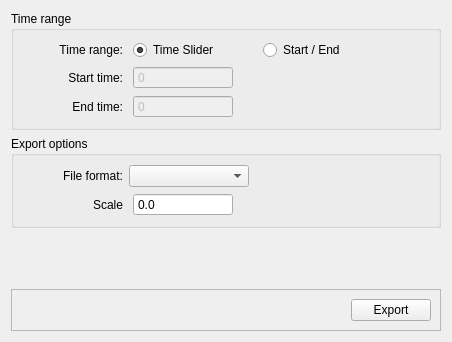
<?xml version="1.0" encoding="UTF-8"?>
<ui version="4.0">
 <class>Form</class>
 <widget class="QWidget" name="Form">
  <property name="geometry">
   <rect>
    <x>0</x>
    <y>0</y>
    <width>452</width>
    <height>342</height>
   </rect>
  </property>
  <property name="windowTitle">
   <string>Export keyframe data</string>
  </property>
  <layout class="QVBoxLayout" name="verticalLayout_3">
   <item>
    <widget class="QGroupBox" name="time_range_GB">
     <property name="maximumSize">
      <size>
       <width>500</width>
       <height>140</height>
      </size>
     </property>
     <property name="title">
      <string>Time range</string>
     </property>
     <layout class="QVBoxLayout" name="verticalLayout">
      <item>
       <layout class="QHBoxLayout" name="time_range_HL">
        <property name="spacing">
         <number>10</number>
        </property>
        <item>
         <widget class="QLabel" name="label">
          <property name="minimumSize">
           <size>
            <width>100</width>
            <height>0</height>
           </size>
          </property>
          <property name="maximumSize">
           <size>
            <width>100</width>
            <height>16777215</height>
           </size>
          </property>
          <property name="text">
           <string>Time range:</string>
          </property>
          <property name="alignment">
           <set>Qt::AlignRight|Qt::AlignTrailing|Qt::AlignVCenter</set>
          </property>
         </widget>
        </item>
        <item>
         <widget class="QRadioButton" name="use_time_slider_RB">
          <property name="minimumSize">
           <size>
            <width>120</width>
            <height>0</height>
           </size>
          </property>
          <property name="maximumSize">
           <size>
            <width>120</width>
            <height>16777215</height>
           </size>
          </property>
          <property name="text">
           <string>Time Slider</string>
          </property>
          <property name="checked">
           <bool>true</bool>
          </property>
         </widget>
        </item>
        <item>
         <widget class="QRadioButton" name="use_start_end_RB">
          <property name="minimumSize">
           <size>
            <width>150</width>
            <height>0</height>
           </size>
          </property>
          <property name="maximumSize">
           <size>
            <width>150</width>
            <height>16777215</height>
           </size>
          </property>
          <property name="text">
           <string>Start / End</string>
          </property>
         </widget>
        </item>
        <item>
         <spacer name="horizontalSpacer_3">
          <property name="orientation">
           <enum>Qt::Horizontal</enum>
          </property>
          <property name="sizeHint" stdset="0">
           <size>
            <width>40</width>
            <height>20</height>
           </size>
          </property>
         </spacer>
        </item>
       </layout>
      </item>
      <item>
       <layout class="QHBoxLayout" name="start_time_HL">
        <property name="spacing">
         <number>10</number>
        </property>
        <item>
         <widget class="QLabel" name="start_time_L">
          <property name="enabled">
           <bool>true</bool>
          </property>
          <property name="minimumSize">
           <size>
            <width>100</width>
            <height>0</height>
           </size>
          </property>
          <property name="maximumSize">
           <size>
            <width>100</width>
            <height>16777215</height>
           </size>
          </property>
          <property name="text">
           <string>Start time:</string>
          </property>
          <property name="alignment">
           <set>Qt::AlignRight|Qt::AlignTrailing|Qt::AlignVCenter</set>
          </property>
         </widget>
        </item>
        <item>
         <widget class="QDoubleSpinBox" name="start_time_DSB">
          <property name="enabled">
           <bool>false</bool>
          </property>
          <property name="minimumSize">
           <size>
            <width>100</width>
            <height>0</height>
           </size>
          </property>
          <property name="maximumSize">
           <size>
            <width>100</width>
            <height>16777215</height>
           </size>
          </property>
          <property name="buttonSymbols">
           <enum>QAbstractSpinBox::NoButtons</enum>
          </property>
          <property name="decimals">
           <number>0</number>
          </property>
          <property name="minimum">
           <double>-1000000.000000000000000</double>
          </property>
          <property name="maximum">
           <double>1000000.000000000000000</double>
          </property>
         </widget>
        </item>
        <item>
         <spacer name="horizontalSpacer">
          <property name="orientation">
           <enum>Qt::Horizontal</enum>
          </property>
          <property name="sizeHint" stdset="0">
           <size>
            <width>100</width>
            <height>20</height>
           </size>
          </property>
         </spacer>
        </item>
       </layout>
      </item>
      <item>
       <layout class="QHBoxLayout" name="end_time_HL">
        <property name="spacing">
         <number>10</number>
        </property>
        <item>
         <widget class="QLabel" name="end_time_L">
          <property name="minimumSize">
           <size>
            <width>100</width>
            <height>0</height>
           </size>
          </property>
          <property name="maximumSize">
           <size>
            <width>100</width>
            <height>16777215</height>
           </size>
          </property>
          <property name="text">
           <string>End time:</string>
          </property>
          <property name="alignment">
           <set>Qt::AlignRight|Qt::AlignTrailing|Qt::AlignVCenter</set>
          </property>
         </widget>
        </item>
        <item>
         <widget class="QDoubleSpinBox" name="end_time_DSB">
          <property name="enabled">
           <bool>false</bool>
          </property>
          <property name="minimumSize">
           <size>
            <width>100</width>
            <height>0</height>
           </size>
          </property>
          <property name="maximumSize">
           <size>
            <width>100</width>
            <height>16777215</height>
           </size>
          </property>
          <property name="buttonSymbols">
           <enum>QAbstractSpinBox::NoButtons</enum>
          </property>
          <property name="decimals">
           <number>0</number>
          </property>
          <property name="minimum">
           <double>-1000000.000000000000000</double>
          </property>
          <property name="maximum">
           <double>1000000.000000000000000</double>
          </property>
         </widget>
        </item>
        <item>
         <spacer name="horizontalSpacer_2">
          <property name="orientation">
           <enum>Qt::Horizontal</enum>
          </property>
          <property name="sizeHint" stdset="0">
           <size>
            <width>100</width>
            <height>20</height>
           </size>
          </property>
         </spacer>
        </item>
       </layout>
      </item>
     </layout>
    </widget>
   </item>
   <item>
    <widget class="QGroupBox" name="groupBox">
     <property name="maximumSize">
      <size>
       <width>500</width>
       <height>200</height>
      </size>
     </property>
     <property name="title">
      <string>Export options</string>
     </property>
     <layout class="QVBoxLayout" name="verticalLayout_4">
      <item>
       <layout class="QHBoxLayout" name="file_format_HL">
        <item>
         <widget class="QLabel" name="file_format_L">
          <property name="enabled">
           <bool>true</bool>
          </property>
          <property name="minimumSize">
           <size>
            <width>100</width>
            <height>0</height>
           </size>
          </property>
          <property name="maximumSize">
           <size>
            <width>100</width>
            <height>16777215</height>
           </size>
          </property>
          <property name="text">
           <string>File format:</string>
          </property>
          <property name="alignment">
           <set>Qt::AlignRight|Qt::AlignTrailing|Qt::AlignVCenter</set>
          </property>
         </widget>
        </item>
        <item>
         <widget class="QComboBox" name="file_format_CB">
          <property name="minimumSize">
           <size>
            <width>120</width>
            <height>0</height>
           </size>
          </property>
          <property name="maximumSize">
           <size>
            <width>150</width>
            <height>16777215</height>
           </size>
          </property>
         </widget>
        </item>
        <item>
         <spacer name="horizontalSpacer_5">
          <property name="orientation">
           <enum>Qt::Horizontal</enum>
          </property>
          <property name="sizeHint" stdset="0">
           <size>
            <width>40</width>
            <height>20</height>
           </size>
          </property>
         </spacer>
        </item>
       </layout>
      </item>
      <item>
       <layout class="QHBoxLayout" name="scale_HL">
        <property name="spacing">
         <number>10</number>
        </property>
        <item>
         <widget class="QLabel" name="scale_L">
          <property name="minimumSize">
           <size>
            <width>100</width>
            <height>0</height>
           </size>
          </property>
          <property name="maximumSize">
           <size>
            <width>100</width>
            <height>16777215</height>
           </size>
          </property>
          <property name="text">
           <string>Scale</string>
          </property>
          <property name="alignment">
           <set>Qt::AlignRight|Qt::AlignTrailing|Qt::AlignVCenter</set>
          </property>
         </widget>
        </item>
        <item>
         <widget class="QDoubleSpinBox" name="scale_DSB">
          <property name="enabled">
           <bool>true</bool>
          </property>
          <property name="minimumSize">
           <size>
            <width>100</width>
            <height>0</height>
           </size>
          </property>
          <property name="maximumSize">
           <size>
            <width>100</width>
            <height>16777215</height>
           </size>
          </property>
          <property name="buttonSymbols">
           <enum>QAbstractSpinBox::NoButtons</enum>
          </property>
          <property name="decimals">
           <number>1</number>
          </property>
          <property name="minimum">
           <double>-10000000.000000000000000</double>
          </property>
          <property name="maximum">
           <double>10000000.000000000000000</double>
          </property>
         </widget>
        </item>
        <item>
         <spacer name="horizontalSpacer_7">
          <property name="orientation">
           <enum>Qt::Horizontal</enum>
          </property>
          <property name="sizeHint" stdset="0">
           <size>
            <width>100</width>
            <height>20</height>
           </size>
          </property>
         </spacer>
        </item>
       </layout>
      </item>
     </layout>
    </widget>
   </item>
   <item>
    <spacer name="verticalSpacer">
     <property name="orientation">
      <enum>Qt::Vertical</enum>
     </property>
     <property name="sizeHint" stdset="0">
      <size>
       <width>20</width>
       <height>40</height>
      </size>
     </property>
    </spacer>
   </item>
   <item>
    <widget class="QFrame" name="frame">
     <property name="minimumSize">
      <size>
       <width>0</width>
       <height>0</height>
      </size>
     </property>
     <property name="maximumSize">
      <size>
       <width>500</width>
       <height>50</height>
      </size>
     </property>
     <property name="frameShape">
      <enum>QFrame::StyledPanel</enum>
     </property>
     <property name="frameShadow">
      <enum>QFrame::Raised</enum>
     </property>
     <layout class="QVBoxLayout" name="verticalLayout_2">
      <item>
       <layout class="QHBoxLayout" name="export_HL">
        <item>
         <spacer name="horizontalSpacer_4">
          <property name="orientation">
           <enum>Qt::Horizontal</enum>
          </property>
          <property name="sizeHint" stdset="0">
           <size>
            <width>40</width>
            <height>20</height>
           </size>
          </property>
         </spacer>
        </item>
        <item>
         <widget class="QPushButton" name="export_BTN">
          <property name="text">
           <string>Export</string>
          </property>
         </widget>
        </item>
       </layout>
      </item>
     </layout>
    </widget>
   </item>
  </layout>
  <zorder>time_range_GB</zorder>
  <zorder>frame</zorder>
  <zorder>groupBox</zorder>
  <zorder>verticalSpacer</zorder>
 </widget>
 <resources/>
 <connections/>
</ui>
